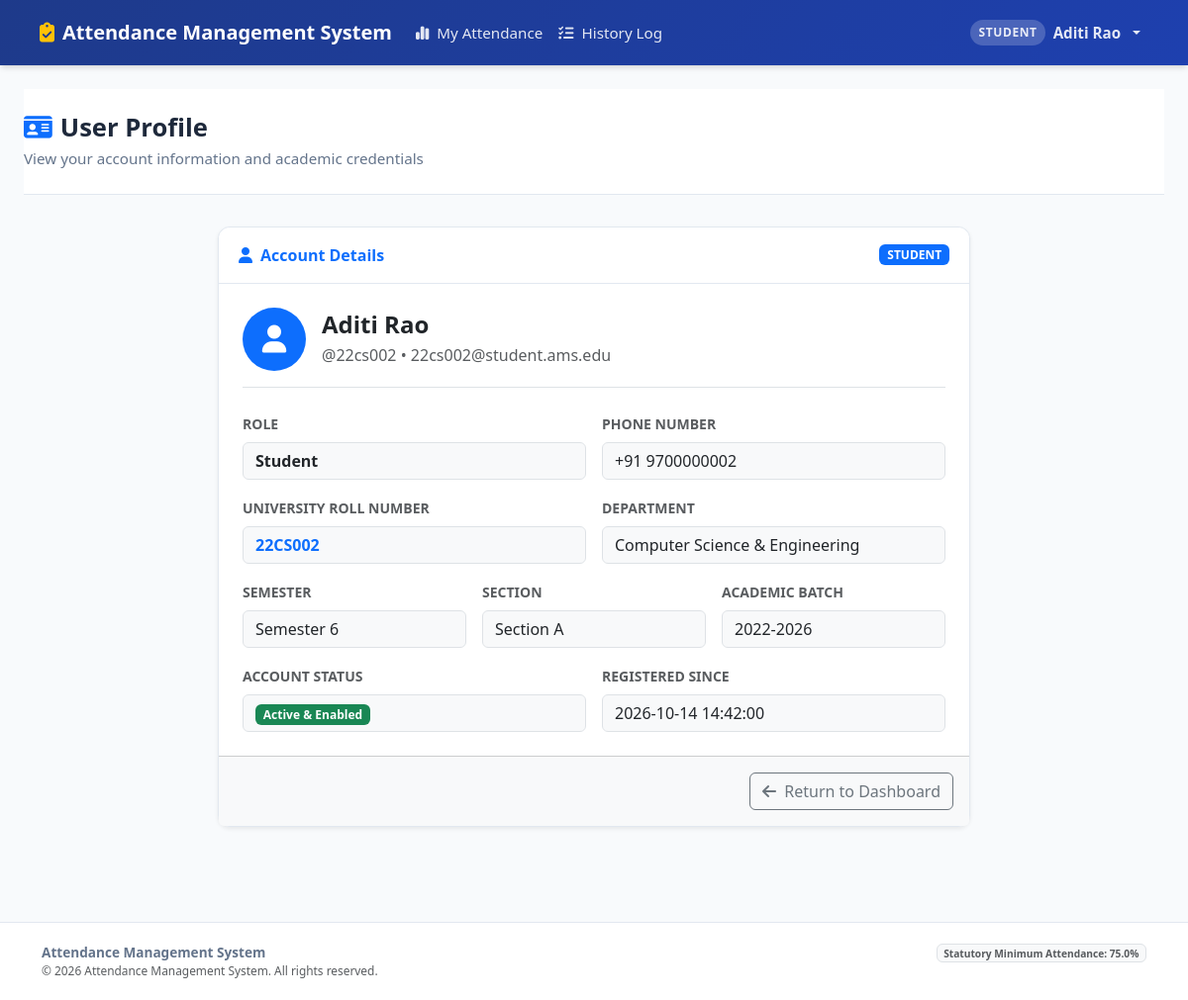
/profile (signed in), run on an earlier commit of the app's database.
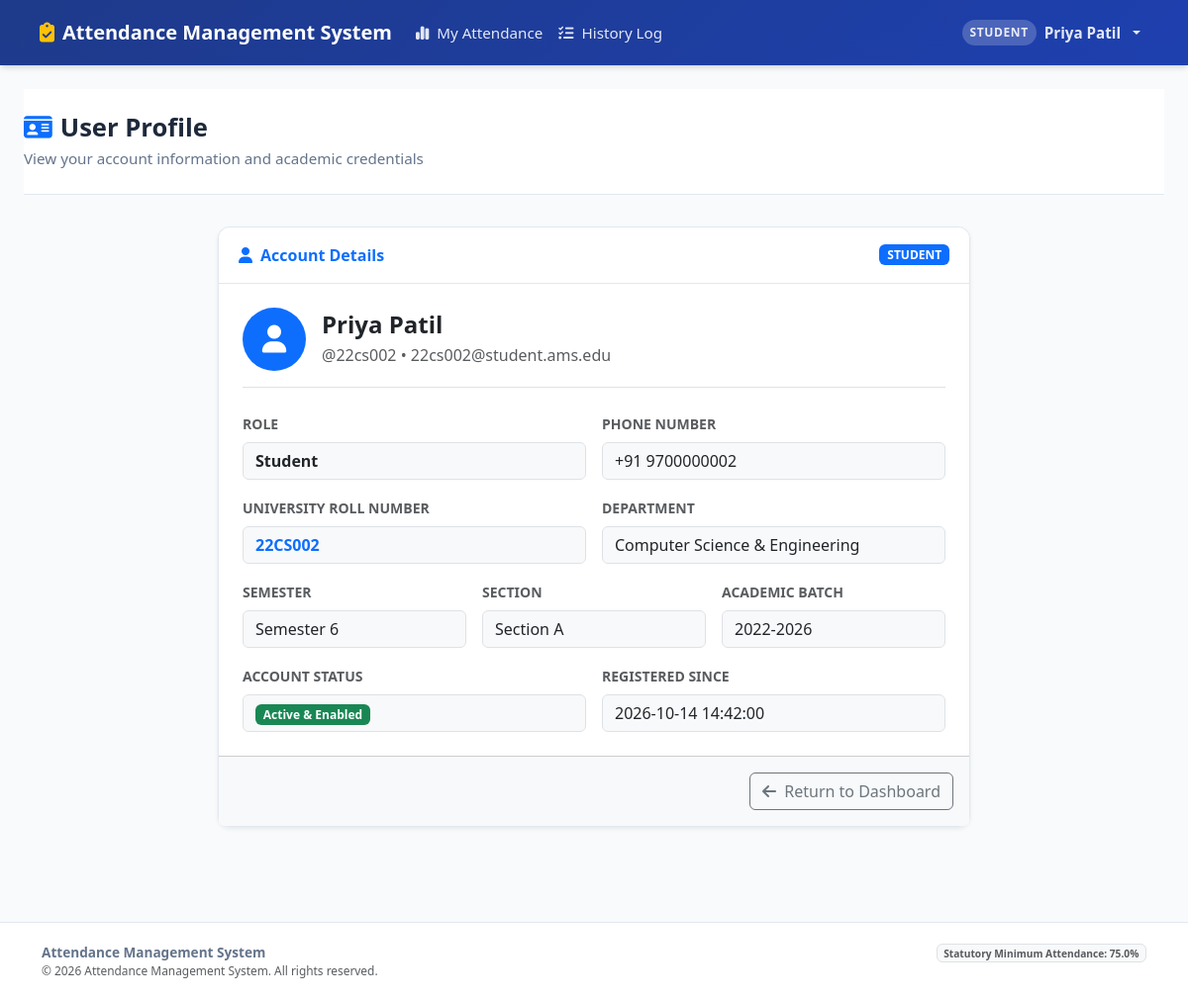
And on a later commit of the database.
### tables this page shows
CREATE TABLE users (
        id INTEGER PRIMARY KEY AUTOINCREMENT,
        username TEXT UNIQUE NOT NULL,
        email TEXT UNIQUE NOT NULL,
        password_hash TEXT NOT NULL,
        role TEXT NOT NULL CHECK(role IN ('admin', 'faculty', 'student')),
        full_name TEXT NOT NULL,
        phone TEXT,
        is_active INTEGER NOT NULL DEFAULT 1,
        created_at TIMESTAMP DEFAULT CURRENT_TIMESTAMP
    );

CREATE TABLE students (
        id INTEGER PRIMARY KEY AUTOINCREMENT,
        user_id INTEGER UNIQUE NOT NULL,
        roll_number TEXT UNIQUE NOT NULL,
        department TEXT NOT NULL DEFAULT 'Computer Science & Engineering',
        semester INTEGER NOT NULL DEFAULT 6,
        section TEXT NOT NULL DEFAULT 'A',
        batch_year TEXT NOT NULL DEFAULT '2022-2026',
        FOREIGN KEY (user_id) REFERENCES users(id) ON DELETE CASCADE
    );

### app.py (the view)
@app.route('/profile')
@login_required
def user_profile():
    user = models.get_user_by_id(session['user_id'])
    return render_template('common/profile.html', user=user)

### app.py (called while the page is built)
def login_required(f):
    @wraps(f)
    def decorated_function(*args, **kwargs):
        if 'user_id' not in session:
            flash("Please log in to access this page.", "warning")
            return redirect(url_for('login', next=request.url))
        return f(*args, **kwargs)
    return decorated_function

@app.context_processor
def inject_global_vars():
    return {
        'current_user': {
            'id': session.get('user_id'),
            'username': session.get('username'),
            'role': session.get('role'),
            'full_name': session.get('full_name'),
            'roll_number': session.get('roll_number'),
            'faculty_id': session.get('faculty_id')
        },
        'now': datetime.now(),
        'today_date': date.today().strftime('%Y-%m-%d'),
        'attendance_threshold': Config.ATTENDANCE_THRESHOLD
    }

### database.py (called while the page is built)
def get_db():
    if has_app_context():
        if 'db' not in g:
            g.db = sqlite3.connect(Config.DATABASE)
            g.db.row_factory = sqlite3.Row
            g.db.execute("PRAGMA foreign_keys = ON;")
        return g.db
    return get_standalone_db()

### models.py (called while the page is built)
def get_user_by_id(user_id):
    db = get_db()
    cursor = db.cursor()
    cursor.execute("SELECT * FROM users WHERE id = ?", (user_id,))
    user = cursor.fetchone()
    if not user:
        return None
    user_dict = dict(user)
    if user['role'] == 'student':
        cursor.execute("SELECT * FROM students WHERE user_id = ?", (user_id,))
        s_row = cursor.fetchone()
        if s_row:
            user_dict['student_details'] = dict(s_row)
    elif user['role'] == 'faculty':
        cursor.execute("SELECT * FROM faculty WHERE user_id = ?", (user_id,))
        f_row = cursor.fetchone()
        if f_row:
            user_dict['faculty_details'] = dict(f_row)
    return user_dict

### templates/common/profile.html (shortened to what this page needs)
{% extends 'base.html' %}
{% block content %}
<div class="page-header">
    <h1><i class="fa-solid fa-id-card text-primary me-2"></i>User Profile</h1>
    <p>View your account information and academic credentials</p>
</div>
<div class="row justify-content-center">
    <div class="col-lg-8">
        <div class="card shadow-sm mb-4">
            <div class="card-header bg-white py-3 d-flex justify-content-between align-items-center">
                <span class="fw-bold text-primary"><i class="fa-solid fa-user me-2"></i>Account Details</span>
                <span class="badge bg-primary text-uppercase">{{ user.role }}</span>
            </div>
            <div class="card-body p-4">
                <div class="d-flex align-items-center gap-3 mb-4 pb-3 border-bottom">
                    <div class="bg-primary text-white rounded-circle d-flex align-items-center justify-content-center" style="width: 64px; height: 64px; font-size: 1.75rem;">
                        <i class="fa-solid fa-user"></i>
                    </div>
                    <div>
                        <h4 class="fw-bold mb-1">{{ user.full_name }}</h4>
                        <div class="text-muted">@{{ user.username }} &bull; {{ user.email }}</div>
                    </div>
                </div>
                <div class="row g-3">
                    <div class="col-md-6">
                        <label class="form-label text-muted small text-uppercase fw-semibold">Role</label>
                        <div class="form-control bg-light fw-bold text-capitalize">{{ user.role }}</div>
                    </div>
                    <div class="col-md-6">
                        <label class="form-label text-muted small text-uppercase fw-semibold">Phone Number</label>
                        <div class="form-control bg-light">{{ user.phone or 'Not provided' }}</div>
                    </div>
                    {% if user.role == 'student' and user.student_details %}
                        <div class="col-md-6">
                            <label class="form-label text-muted small text-uppercase fw-semibold">University Roll Number</label>
                            <div class="form-control bg-light fw-bold text-primary">{{ user.student_details.roll_number }}</div>
                        </div>
                        <div class="col-md-6">
                            <label class="form-label text-muted small text-uppercase fw-semibold">Department</label>
                            <div class="form-control bg-light">{{ user.student_details.department }}</div>
                        </div>
                        <div class="col-md-4">
                            <label class="form-label text-muted small text-uppercase fw-semibold">Semester</label>
                            <div class="form-control bg-light">Semester {{ user.student_details.semester }}</div>
                        </div>
                        <div class="col-md-4">
                            <label class="form-label text-muted small text-uppercase fw-semibold">Section</label>
                            <div class="form-control bg-light">Section {{ user.student_details.section }}</div>
                        </div>
                        <div class="col-md-4">
                            <label class="form-label text-muted small text-uppercase fw-semibold">Academic Batch</label>
                            <div class="form-control bg-light">{{ user.student_details.batch_year }}</div>
                        </div>
                    {% endif %}
                    <div class="col-md-6">
                        <label class="form-label text-muted small text-uppercase fw-semibold">Account Status</label>
                        <div class="form-control bg-light">
                            {% if user.is_active %}
                                <span class="badge bg-success">Active & Enabled</span>
                            {% else %}
                                <span class="badge bg-secondary">Inactive</span>
                            {% endif %}
                        </div>
                    </div>
                    <div class="col-md-6">
                        <label class="form-label text-muted small text-uppercase fw-semibold">Registered Since</label>
                        <div class="form-control bg-light">{{ user.created_at }}</div>
                    </div>
                </div>
            </div>
            <div class="card-footer bg-light text-end p-3">
                <a href="{{ url_for('index') }}" class="btn btn-outline-secondary">
                    <i class="fa-solid fa-arrow-left me-1"></i> Return to Dashboard
                </a>
            </div>
        </div>
    </div>
</div>
{% endblock %}

### templates/base.html (shortened to what this page needs)
<!DOCTYPE html>
<html lang="en">
<head>
    <link href="https://cdn.jsdelivr.net/npm/bootstrap@5.3.3/dist/css/bootstrap.min.css" rel="stylesheet">
    <link href="https://cdnjs.cloudflare.com/ajax/libs/font-awesome/6.5.1/css/all.min.css" rel="stylesheet">
    <link href="{{ url_for('static', filename='css/style.css') }}" rel="stylesheet">
</head>
<body>
    <nav class="navbar navbar-expand-lg navbar-dark navbar-custom">
        <div class="container-fluid px-lg-4">
            <a class="navbar-brand" href="{{ url_for('index') }}">
                <i class="fa-solid fa-clipboard-check text-warning"></i>
                <span>Attendance Management System</span>
            </a>
            <div class="collapse navbar-collapse" id="amsNavbar">
                <ul class="navbar-nav me-auto mb-2 mb-lg-0">
                    {% if current_user.role == 'admin' %}
                        <li class="nav-item">
                            <a class="nav-link {% if request.endpoint == 'admin_dashboard' %}active{% endif %}" href="{{ url_for('admin_dashboard') }}">
                                <i class="fa-solid fa-gauge-high me-1"></i> Dashboard
                            </a>
                        </li>
                        <li class="nav-item">
                            <a class="nav-link {% if 'admin_users' in request.endpoint %}active{% endif %}" href="{{ url_for('admin_users') }}">
                                <i class="fa-solid fa-users-gear me-1"></i> Manage Users
                            </a>
                        </li>
                        <li class="nav-item">
                            <a class="nav-link {% if 'admin_subjects' in request.endpoint %}active{% endif %}" href="{{ url_for('admin_subjects') }}">
                                <i class="fa-solid fa-book-bookmark me-1"></i> Subjects
                            </a>
                        </li>
                        <li class="nav-item">
                            <a class="nav-link {% if request.endpoint == 'admin_attendance' %}active{% endif %}" href="{{ url_for('admin_attendance') }}">
                                <i class="fa-solid fa-calendar-days me-1"></i> Attendance Logs
                            </a>
                        </li>
                        <li class="nav-item">
                            <a class="nav-link {% if request.endpoint == 'admin_reports' %}active{% endif %}" href="{{ url_for('admin_reports') }}">
                                <i class="fa-solid fa-chart-pie me-1"></i> Reports
                            </a>
                        </li>
                    {% elif current_user.role == 'student' %}
                        <li class="nav-item">
                            <a class="nav-link {% if request.endpoint == 'student_dashboard' %}active{% endif %}" href="{{ url_for('student_dashboard') }}">
                                <i class="fa-solid fa-chart-simple me-1"></i> My Attendance
                            </a>
                        </li>
                        <li class="nav-item">
                            <a class="nav-link {% if request.endpoint == 'student_history' %}active{% endif %}" href="{{ url_for('student_history') }}">
                                <i class="fa-solid fa-list-check me-1"></i> History Log
                            </a>
                        </li>
                    {% endif %}
                </ul>
                <ul class="navbar-nav ms-auto align-items-center">
                    {% if current_user.id %}
                        <li class="nav-item dropdown">
                            <a class="nav-link dropdown-toggle d-flex align-items-center gap-2" href="#" role="button" data-bs-toggle="dropdown">
                                <span class="navbar-badge">{{ current_user.role }}</span>
                                <span class="fw-semibold">{{ current_user.full_name }}</span>
                            </a>
                        </li>
                    {% endif %}
                </ul>
            </div>
        </div>
    </nav>
    <main class="py-4">
        <div class="container-fluid px-lg-4">
            {% block content %}{% endblock %}
        </div>
    </main>
    <footer class="text-center">
        <div class="container">
            <div class="row">
                <div class="col-md-6 text-md-start mb-2 mb-md-0">
                    <span class="fw-semibold">Attendance Management System</span>
                    <div class="text-muted small">&copy; 2026 Attendance Management System. All rights reserved.</div>
                </div>
                <div class="col-md-6 text-md-end">
                    <span class="badge bg-light text-muted border">Statutory Minimum Attendance: {{ attendance_threshold }}%</span>
                </div>
            </div>
        </div>
    </footer>
</body>
</html>

### static/css/style.css (style rules this page uses)
:root { --primary-color: #1e3a8a; --primary-hover: #172554; --primary-light: #eff6ff; --secondary-color: #475569; --success-color: #059669; --success-light: #ecfdf5; --danger-color: #dc2626; --danger-light: #fef2f2; --warning-color: #d97706; --warning-light: #fffbeb; --info-color: #0284c7; --bg-page: #f8fafc; --card-bg: #ffffff; --text-primary: #1e293b; --text-muted: #64748b; --border-color: #e2e8f0; --shadow-sm: 0 1px 2px 0 rgb(0 0 0 / 0.05); --shadow-md: 0 4px 6px -1px rgb(0 0 0 / 0.1), 0 2px 4px -2px rgb(0 0 0 / 0.1); --shadow-lg: 0 10px 15px -3px rgb(0 0 0 / 0.1), 0 4px 6px -4px rgb(0 0 0 / 0.1); --radius-sm: 0.375rem; --radius-md: 0.5rem; --radius-lg: 0.75rem; }
body { font-family: 'Segoe UI', system-ui, -apple-system, BlinkMacSystemFont, Roboto, sans-serif; background-color: var(--bg-page); color: var(--text-primary); min-height: 100vh; display: flex; flex-direction: column; }
main { flex: 1 0 auto; }
.navbar-custom { background: linear-gradient(135deg, #1e3a8a 0%, #1e40af 100%); box-shadow: var(--shadow-md); padding: 0.75rem 1rem; }
.navbar-custom .navbar-brand { font-weight: 700; font-size: 1.25rem; color: #ffffff; display: flex; align-items: center; gap: 0.5rem; }
.navbar-custom .nav-link { color: rgba(255, 255, 255, 0.88); font-weight: 500; font-size: 0.95rem; padding: 0.5rem 0.85rem; border-radius: var(--radius-sm); transition: all 0.2s ease; }
.navbar-badge { background-color: rgba(255, 255, 255, 0.2); font-size: 0.75rem; padding: 0.25rem 0.5rem; border-radius: 9999px; text-transform: uppercase; font-weight: 600; letter-spacing: 0.05em; }
.page-header { background: #ffffff; border-bottom: 1px solid var(--border-color); padding: 1.5rem 0; margin-bottom: 2rem; }
.page-header h1 { font-size: 1.6rem; font-weight: 700; color: var(--text-primary); margin-bottom: 0.25rem; }
.page-header p { color: var(--text-muted); margin-bottom: 0; font-size: 0.95rem; }
.card { border: 1px solid var(--border-color); border-radius: var(--radius-lg); box-shadow: var(--shadow-sm); background-color: var(--card-bg); transition: transform 0.2s ease, box-shadow 0.2s ease; }
.card-header { background-color: #ffffff; border-bottom: 1px solid var(--border-color); font-weight: 600; padding: 1rem 1.25rem; border-top-left-radius: var(--radius-lg) !important; border-top-right-radius: var(--radius-lg) !important; }
footer { background: #ffffff; border-top: 1px solid var(--border-color); padding: 1.25rem 0; margin-top: 3rem; font-size: 0.85rem; color: var(--text-muted); }

What changed in the data, as far as the page shows it:
changed users "22cs002": full_name "Aditi Rao" → "Priya Patil"
